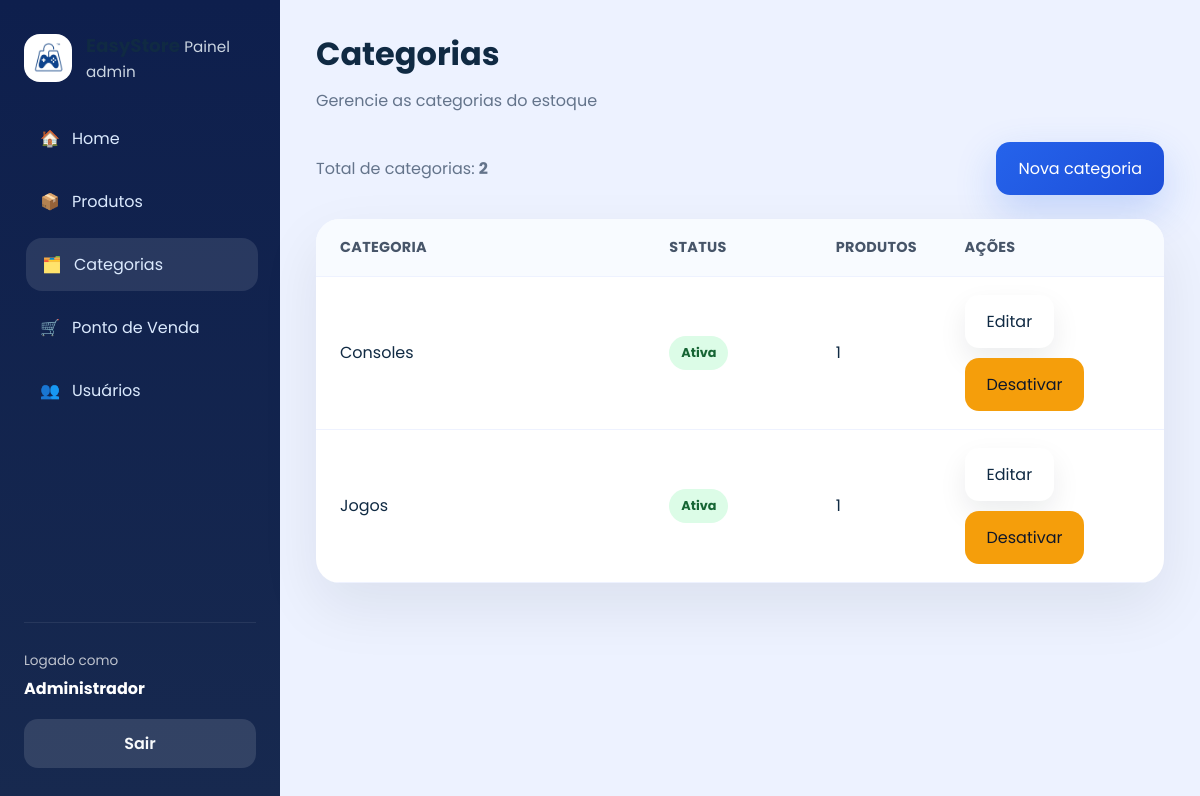
The page /categorias/ (signed in) on the database its author committed.
### app/models/categoria.py (models this page shows)
class Categoria(Base):
    __tablename__ = "categorias"
    id = Column(Integer, primary_key=True, autoincrement=True, index=True)
    nome = Column(String(167), nullable=False, unique=True)
    descricao = Column(String(255), nullable=True)
    ativo = Column(Boolean, default=True)
    produtos = relationship("Produto", back_populates="categoria", lazy="select")

### app/controllers/categoria_controller.py (the view)
@router.get("/")
def listar_categorias(
    request: Request,
    db: Session = Depends(get_db),
    admin = Depends(get_admin)
):
    categorias = db.query(Categoria).order_by(Categoria.nome).all()
    return templates.TemplateResponse(
        request,
        "admin/categorias.html",
        {
            "request":      request,
            "usuario":      admin,
            "categorias":   categorias,
            "page_title":   "Categorias",
            "page_subtitle":"Gerencie as categorias do estoque",
            "css_path":     "css/admin_categorias.css",
            "active":       "categorias",
        }
    )

### app/templates/admin/categorias.html
{% extends "admin/base.html" %}
{% block content %}
<div class="table-actions">
  <div class="detail-pill">Total de categorias: <strong>{{ categorias|length }}</strong></div>
  <a href="/categorias/nova" class="btn btn-primary">Nova categoria</a>
</div>
<div class="table-card">
  <div class="table-row header">
    <div>Categoria</div>
    <div>Status</div>
    <div>Produtos</div>
    <div>Ações</div>
  </div>
  {% for categoria in categorias %}
  <div class="table-row">
    <div>{{ categoria.nome }}</div>
    <div><span class="status-badge {% if categoria.ativo %}active{% else %}inactive{% endif %}">{{ 'Ativa' if categoria.ativo else 'Inativa' }}</span></div>
    <div>{{ categoria.produtos|length }}</div>
    <div class="actions">
      <a href="/categorias/{{ categoria.id }}/editar" class="btn btn-secondary">Editar</a>
      <form action="/categorias/{{ categoria.id }}/toggle-ativo" method="post"><button type="submit" class="btn btn-warning">{% if categoria.ativo %}Desativar{% else %}Ativar{% endif %}</button></form>
    </div>
  </div>
  {% endfor %}
</div>
{% endblock %}

### app/static/css/admin_categorias.css (style rules this page uses)
.table-actions { justify-content: space-between; }

### app/static/css/admin_base.css (style rules this page uses)
:root { --bg: #edf2ff; --surface: #ffffff; --surface-soft: #f8fafc; --text: #102a43; --muted: #64748b; --primary: #2563eb; --primary-dark: #1d4ed8; --success: #16a34a; --warning: #f59e0b; --danger: #dc2626; --radius: 24px; --shadow: 0 24px 60px rgba(15, 23, 42, 0.08); --transition: 0.25s ease; }
* { box-sizing: border-box; margin: 0; padding: 0; }
html, body { min-height: 100%; background: var(--bg); font-family: 'Poppins', sans-serif; color: var(--text); }
body { overflow-x: hidden; }
a { color: inherit; text-decoration: none; }
button { font: inherit; cursor: pointer; }
.btn { display: inline-flex; align-items: center; justify-content: center; padding: 14px 22px; border-radius: 14px; border: none; transition: transform var(--transition), box-shadow var(--transition); }
.btn-primary { background: linear-gradient(135deg, var(--primary), var(--primary-dark)); color: #fff; box-shadow: 0 16px 40px rgba(37, 99, 235, 0.22); }
.btn-secondary { background: var(--surface); color: var(--text); box-shadow: 0 12px 28px rgba(15, 23, 42, 0.08); }
.btn-warning { background: var(--warning); color: #0f172a; }
.card, .table-card, .form-card { background: var(--surface); border-radius: var(--radius); box-shadow: var(--shadow); }
.table-card { overflow: hidden; }
.table-row { display: grid; grid-template-columns: 2.5fr 1.2fr 0.9fr 1.4fr; gap: 16px; align-items: center; padding: 18px 24px; border-bottom: 1px solid #eef2ff; }
.table-row.header { background: #f8fbff; text-transform: uppercase; letter-spacing: 0.02em; color: #475569; font-size: 0.9rem; font-weight: 700; }
.actions { display: flex; flex-wrap: wrap; gap: 10px; }
.status-badge { display: inline-flex; padding: 8px 12px; border-radius: 999px; font-size: 0.8rem; font-weight: 700; }
.status-badge.active { background: #dcfce7; color: #166534; }
.page-actions, .table-actions { display: flex; justify-content: space-between; align-items: center; gap: 16px; flex-wrap: wrap; }
.detail-pill { color: var(--muted); }

### rows shown on the page
Categoria: nome "Consoles", ativo "Ativa", produtos|length "1", shows "Desativar"
Categoria: nome "Jogos", ativo "Ativa", produtos|length "1", shows "Desativar"

### other values the page prints
{{ admin.nome if admin else 'Administrador' }} "Administrador"
{{ page_title }} "Categorias"
{{ page_subtitle }} "Gerencie as categorias do estoque"
{{ categorias|length }} "2"
